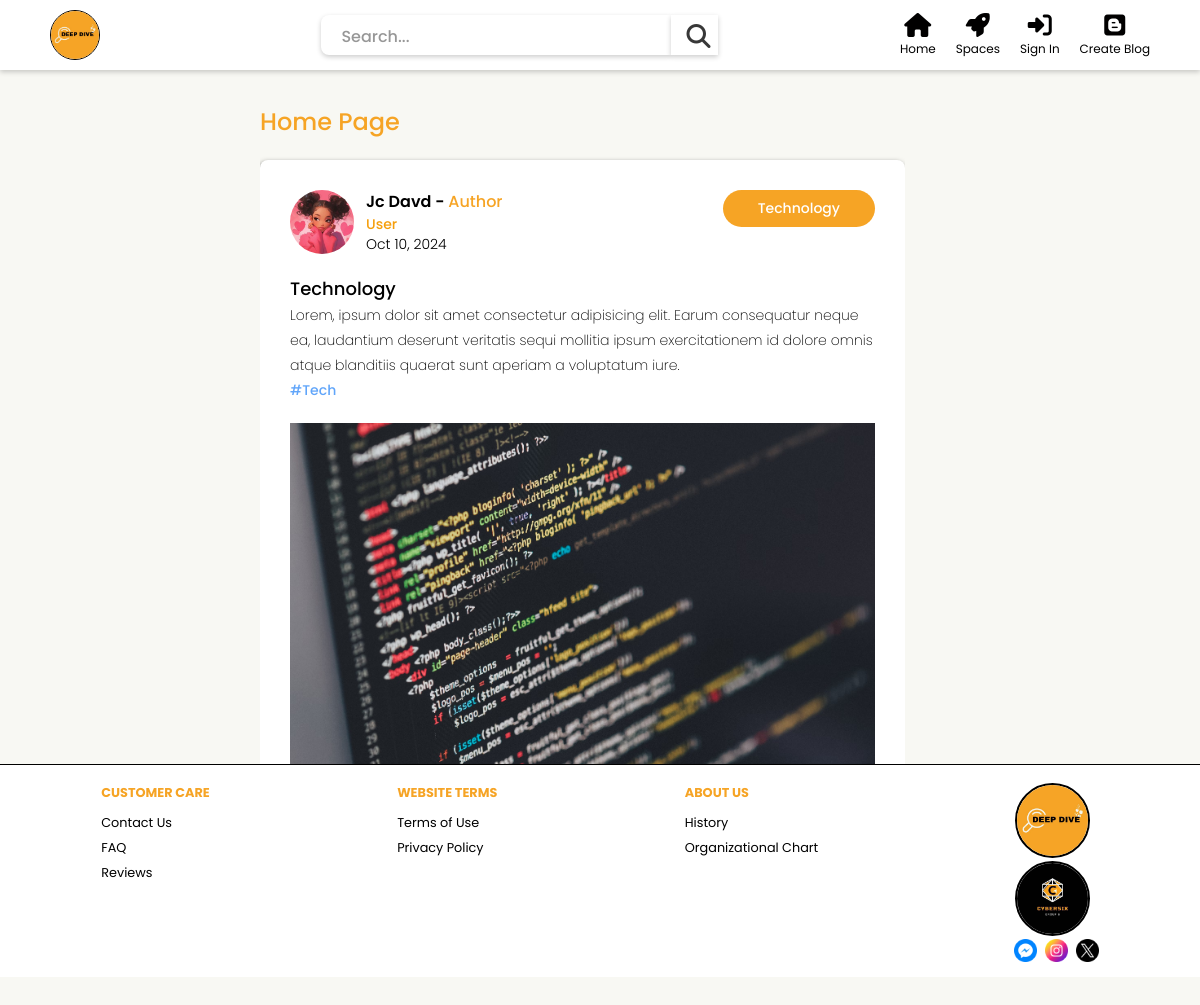
Page /components/homepage.php on the committed database.
### tables this page shows
CREATE TABLE `tbl_spaces_post` (
  `posted_id` int(11) NOT NULL,
  `post_title` varchar(255) NOT NULL,
  `posted_date` date NOT NULL,
  `posted_caption` varchar(255) NOT NULL,
  `posted_likes` int(11) DEFAULT 0,
  `posted_share` int(11) DEFAULT 0,
  `posted_img` varchar(255) NOT NULL,
  `posted_privacy` int(11) DEFAULT 1,
  `post_status` int(11) NOT NULL,
  `post_tags` varchar(255) DEFAULT NULL,
  `space_id` int(11) NOT NULL,
  `acc_id` int(11) NOT NULL
);

CREATE TABLE `tbl_account_details` (
  `acc_id` int(11) NOT NULL,
  `full_name` varchar(255) NOT NULL,
  `birthdate` date NOT NULL,
  `gender` varchar(100) NOT NULL,
  `job` varchar(255) DEFAULT NULL,
  `profile_img` varchar(255) DEFAULT NULL
);

CREATE TABLE `tbl_spaces` (
  `space_id` int(11) NOT NULL,
  `space_name` varchar(255) NOT NULL,
  `space_img` varchar(255) NOT NULL,
  `acc_id` int(11) NOT NULL
);

### components/homepage.php (the view, shortened to what this page needs)
<!DOCTYPE html>
<html lang="en">
<head>
    <link rel="stylesheet" href="../styles/header.css">
    <link rel="stylesheet" href="../styles/footer.css">
    <link rel="stylesheet" href="../styles/general.css">
    <link rel="stylesheet" href="../styles/Homepage.css">
    <script src="https://cdn.tailwindcss.com"></script>
    <link rel="stylesheet" href="https://unicons.iconscout.com/release/v4.0.0/css/line.css" />
    <link rel="stylesheet" href="https://cdnjs.cloudflare.com/ajax/libs/font-awesome/6.6.0/css/all.min.css" />
</head>
<body>
    <?php include 'header.php'; ?>
    <main>
        <div class="center mt-16">
            <div style="display: flex; align-items: center; justify-content: center;">
                <div class="container">
                <h1>Home Page</h1>
                    <?php
                        $query = "SELECT tp.*, td.full_name, td.profile_img, td.job, tr.role_name, ts.space_id, ts.space_name, COUNT(tc.posted_id) AS total_comments FROM tbl_spaces_post tp
                        JOIN tbl_account ta ON tp.acc_id = ta.acc_id
                        JOIN tbl_account_details td ON tp.acc_id = td.acc_id
                        JOIN tbl_role tr ON ta.role_id = tr.role_id
                        JOIN tbl_spaces ts ON tp.space_id = ts.space_id
                        LEFT JOIN tbl_comments tc ON tp.posted_id = tc.posted_id
                        WHERE tp.posted_privacy = 1 AND tp.post_status = 1
                        GROUP BY tp.posted_id
                        ORDER BY tp.posted_date ASC";
                        $stmt = $conn->prepare($query);
                        $stmt->execute();
                        $result = $stmt->get_result();
                        while($row = $result->fetch_assoc()){
                            $dateFormated = date('M d, Y', strtotime($row["posted_date"]));
                    ?>
                    <div class="content">
                        <div class="post-details">
                            <div class="left">
                                <?php if (empty($row["profile_img"])): ?>
                                    <i class="fa-regular fa-circle-user"></i>
                                <?php else: ?>
                                    <div class="h-16">
                                        <img src="<?php echo htmlspecialchars($row["profile_img"]); ?>" alt="Profile Image"
                                        class="h-full rounded-full">
                                    </div>
                                <?php endif; ?>
                                <div class="user-details">
                                    <div class="name"><?php echo $row["full_name"] ?> - <span>Author</span></div>
                                    <div class="font-medium text-sm text-amber-500"><?php echo $row["role_name"] ?></div>
                                    <div class="date"><?php echo $dateFormated ?></div>
                                </div>
                            </div>
                            <div class="right">
                                <?php echo $row["space_name"] ?>
                            </div>
                        </div>
                        <div class="post-description">
                            <div class="font-medium text-lg"><?php echo $row["post_title"] ?></div>
                            <?php echo $row["posted_caption"] ?>
                            <div class="font-medium text-blue-400"><?php echo $row["post_tags"] ?></div>
                        </div>
                        <div class="img-con">
                            <img src="<?php echo $row["posted_img"] ?>" alt="">
                        </div>
                    </div>
                    <?php } ?>
                </div>
            </div>
        </div>
    </main>
<?php include 'footer.php'; ?>
</body>
</html>

### styles/header.css (style rules this page uses)
.container { display: inline-block; margin-right: 15px; }

### styles/general.css (style rules this page uses)
body { margin: 0; padding: 0; }
* { font-family: "Poppins", sans-serif; box-sizing: border-box; margin: 0; transition: 0.3s ease; }
img { height: 100%; width: 100%; object-fit: cover; object-position: center; }

### styles/Homepage.css (style rules this page uses)
body { margin: 0; padding: 0; background: #f8f8f3; display: flex; flex-direction: column; height: 100vh; margin-top: 80px; }
.center { display: grid; grid-template-columns: 260px 1fr 280px; align-items: start; justify-content: space-between; width: 100%; }
.container h1 { color: #f6a425; font-size: 24px; font-weight: 500; margin-bottom: 20px; }
main .center .container { max-width: 800px; width: 100%; height: 700px; overflow: auto; padding-top: 40px; }
.content { background-color: white; box-shadow: -1px 2px 5px 0px rgba(0,0,0,0.51); -webkit-box-shadow: -1px 2px 5px 0px rgba(0,0,0,0.51); -moz-box-shadow: -1px 2px 5px 0px rgba(0,0,0,0.51); border-radius: 8px; padding: 30px; margin-bottom: 60px; }
.content .post-details { display: flex; justify-content: space-between; align-items: start; margin-bottom: 20px; gap: 20px; }
.content .post-details .left { position: relative; display: flex; align-items: start; gap: 12px; cursor: pointer; }
.content .post-details .left .name { font-weight: 600; }
.content .post-details .left .name span { color: #f6a425; font-weight: 500; }
.content .post-details .left .date { font-weight: 300; font-size: 14px; }
.content .post-details .right { padding: 8px 35px; background-color: #f6a425; color: white; border-radius: 50px; font-weight: 500; font-size: 14px; }
.content .img-con { height: 400px; }
.content .img-con img { object-fit: cover; height: 100%; width: 100%; }
.content .post-description { font-size: 14px; font-weight: 200; margin-bottom: 20px; line-height: 25px; }

### rows in the picture
tbl_spaces_post: tbl_account_details.profile_img (picture), tbl_account_details.full_name "Jc Davd", role_name "User", posted_date "Oct 10, 2024", space.space_name "Technology", post_title "Technology", posted_caption "Lorem, ipsum dolor sit amet consectetur adipisicing elit. Earum consequatur neque ea, laudantium deserunt veritatis sequi mollitia ipsum exercitationem id dolore omnis atque blanditiis quaerat sunt aperiam a voluptatum iure.", post_tags "#Tech", posted_img (picture)
